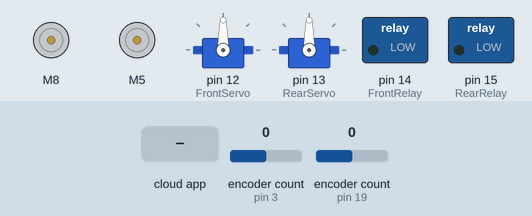
Simulated run of this sketch. Board: Arduino Uno, built with avr-gcc and run on an emulated ATmega328P. On the bench: 2 × DC motor (green arrow = forward, orange = backward, longer = faster), 2 × servo, switched loads named in the sketch (green lamp = pin HIGH). The test bench sets the inputs (shaded band); at power-on: encoder count (sensors on pin 3, pin 19) 0. The ROS host is connected and sends only what is stated.

Above: at 1.2 s.
1.3 s: the phone or cloud app sets lmotor to -100
At 1.9 s:
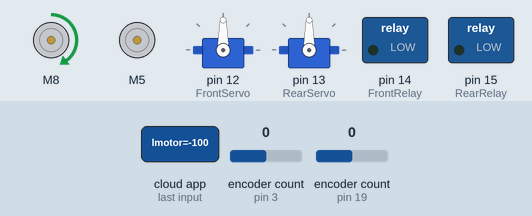
2.8 s: the phone or cloud app sets rmotor to -100
At 3.2 s:
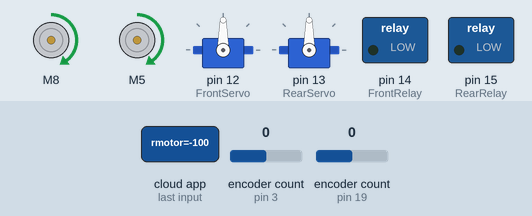
4.3 s: the phone or cloud app sets disinfection_control to 01
At 5.2 s:
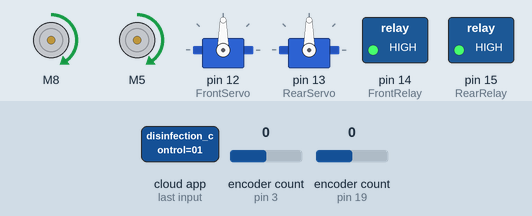
5.8 s: the phone or cloud app sets lmotor to 0
At 6.7 s:
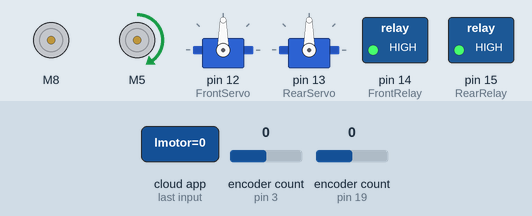
7.3 s: the phone or cloud app sets rmotor to 0
At 7.8 s:
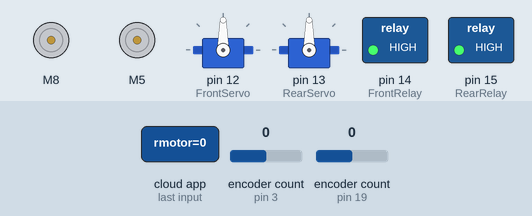
8.8 s: the phone or cloud app sets disinfection_control to 10
At 10.1 s:
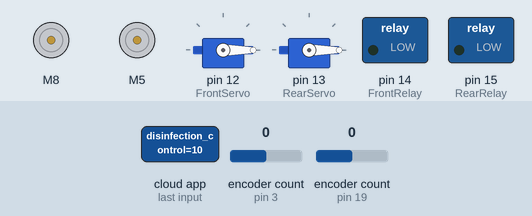
Timing chart, 0 to 11.3 s (numbered marks = the images above; inputs shaded):
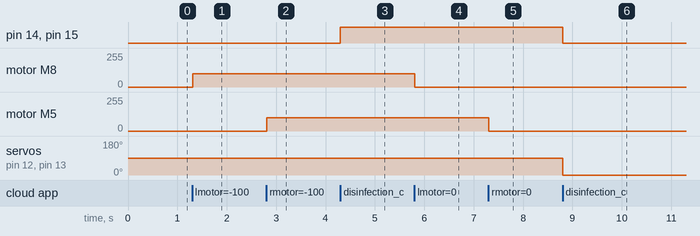

The sketch:

lowLevelDone.ino
```cpp
#include <Encoder.h>
#include <RobojaxBTS7960.h>
#include<Servo.h>

#include <ros.h>
#include <std_msgs/String.h>
#include <std_msgs/Int16.h>
#include <std_msgs/Float32.h>


Servo FrontServo;
Servo RearServo;


//------right motor----------
#define RPWM 5 // define pin 3 for RPWM pin (output)
#define R_EN 4 // define pin 2 for R_EN pin (input)
#define R_IS 17 // define pin 5 for R_IS pin (output)

#define LPWM 6 // define pin 6 for LPWM pin (output)
#define L_EN 7 // define pin 7 for L_EN pin (input)
#define L_IS 16 // define pin 8 for L_IS pin (output)
#define CW 0 //do not change
#define CCW 1 //do not change
#define debug 0//change to 0 to hide serial monitor debugging infornmation or set to 1 to view


//--------left motor-----------
#define RPWM2 8 // define pin 3 for RPWM pin (output)
#define R_EN2 10 // define pin 2 for R_EN pin (input)
#define R_IS2  20// define pin 5 for R_IS pin (output)

#define LPWM2 9 // define pin 6 for LPWM pin (output)
#define L_EN2 11 // define pin 7 for L_EN pin (input)
#define L_IS2 21 // define pin 8 for L_IS pin (output)
#define CW 0 //do not change
#define CCW 1 //do not change
#define debug 0//change to 0 to hide serial monitor debugging infornmation or set to 1 to view

//--------Relays&Servo-----------
#define FrontRelay 14
#define RearRelay 15


RobojaxBTS7960 motor2(R_EN,RPWM,R_IS, L_EN,LPWM,L_IS,debug);


RobojaxBTS7960 motor(R_EN2,RPWM2,R_IS2, L_EN2,LPWM2,L_IS2,debug);


Encoder knobRight(3, 2);
Encoder knobLeft(19, 18);


ros::NodeHandle  nh;
long EncoderRead=0;
long EncoderRead2=0;

long positionLeft  = -99999;
long positionRight = -99999;


//publishing
std_msgs::Int16 str_msg;
ros::Publisher chatter("lwheel_ticks", &str_msg);

std_msgs::Int16 str_msg2;
ros::Publisher chatter2("rwheel_ticks", &str_msg2);

//char hello[25] = "publishing on ros!";

//subscrbing
void messageCb (const std_msgs::Float32& Vmsg){
       int motor_value= int(Vmsg.data);

       if(motor_value>0 && motor_value<=255)
       {
         int x = map(motor_value, 0,255,0,100);
         motor.rotate(x,CW);
//         delay(50);
        }else if(motor_value<0 && motor_value>-255)
        {
         int y = map(abs(motor_value),0, 255,0,100);
         motor.rotate(y,CCW);
//         delay(50);
          }else
          {
            motor.stop();
            }

}

//-----------------------------------
void messageCb2 (const std_msgs::Float32& Vmsg){
       int motor_value2= int(Vmsg.data);

       if(motor_value2>0 && motor_value2<=255)
       {
         int x2 = map(motor_value2, 0,255,0,100);
         motor2.rotate(x2,CW);
//         delay(50);
        }else if(motor_value2<0 && motor_value2>-255)
        {
         int y2 = map(abs(motor_value2),0, 255,0,100);
         motor2.rotate(y2,CCW);
//         delay(50);
          }else
          {
            motor2.stop();
            }

}


void messageCb_servo (const std_msgs::String& Vmsg){
       String servo_pin_value= String(Vmsg.data);
       if(servo_pin_value=="00")
        {

            FrontServo.write(90);
            RearServo.write(90);
            digitalWrite(FrontRelay, LOW);
            digitalWrite(RearRelay, LOW);

        }
       else if(servo_pin_value=="01")
        {
            FrontServo.write(90);
            RearServo.write(90);
            digitalWrite(FrontRelay, HIGH);
            digitalWrite(RearRelay, HIGH);
        }
       else if(servo_pin_value=="10")
        {
            FrontServo.write(0);
            RearServo.write(0);
            digitalWrite(FrontRelay, LOW);
            digitalWrite(RearRelay, LOW);
        }
       else if(servo_pin_value="11")
        {
            FrontServo.write(0);
            RearServo.write(0);
            digitalWrite(FrontRelay, HIGH);
            digitalWrite(RearRelay, HIGH);
        }
}


ros::Subscriber<std_msgs::Float32> sub("lmotor", messageCb);
ros::Subscriber<std_msgs::Float32> sub2("rmotor", messageCb2);
ros::Subscriber<std_msgs::String> servo_pin("disinfection_control", messageCb_servo);


void setup()
{
  Serial.begin(57600);// setup Serial Monitor to display information

  nh.initNode();
  motor.begin();
  motor2.begin();

//
  nh.advertise(chatter);
  nh.advertise(chatter2);

  nh.subscribe(sub);
  nh.subscribe(sub2);
  nh.subscribe(servo_pin);


 FrontServo.attach(12);
 RearServo.attach(13);

 pinMode(FrontRelay, OUTPUT);
 pinMode(RearRelay, OUTPUT);

}

void loop()
{
  EncoderRead= Encoder_Read();
  EncoderRead2= Encoder_Read2();
  str_msg.data = EncoderRead;
  str_msg2.data = EncoderRead2;

  chatter.publish( &str_msg );
  delay(5);
  chatter2.publish( &str_msg2 );
  delay(5);
  nh.spinOnce();
//  delay(1000);
}

long Encoder_Read(){

  long newLeft; // , newRight;
  newLeft = knobLeft.read();
  if (newLeft != positionLeft /*|| newRight != positionRight*/) {

    positionLeft = newLeft;
  }

  return newLeft;
  }

long Encoder_Read2(){

  long newRight;
  newRight = knobRight.read();
  if (newRight != positionRight) {
    positionRight = newRight;
  }

  return newRight;
  }
```

Measured:
- after the input at 1.3 s, motor M8: stopped → forward 99/255 at once
- after the input at 2.8 s, motor M5: stopped → forward 99/255 at once
- after the input at 4.3 s, pin 14 (FrontRelay), pin 15 (RearRelay): LOW → HIGH at once
- after the input at 5.8 s, motor M8: forward 99/255 → stopped at once
- after the input at 7.3 s, motor M5: forward 99/255 → stopped at once
- after the input at 8.8 s, pin 14 (FrontRelay), pin 15 (RearRelay): HIGH → LOW at once; servo on pin 12 (FrontServo), servo on pin 13 (RearServo): 90° → 0° at once
